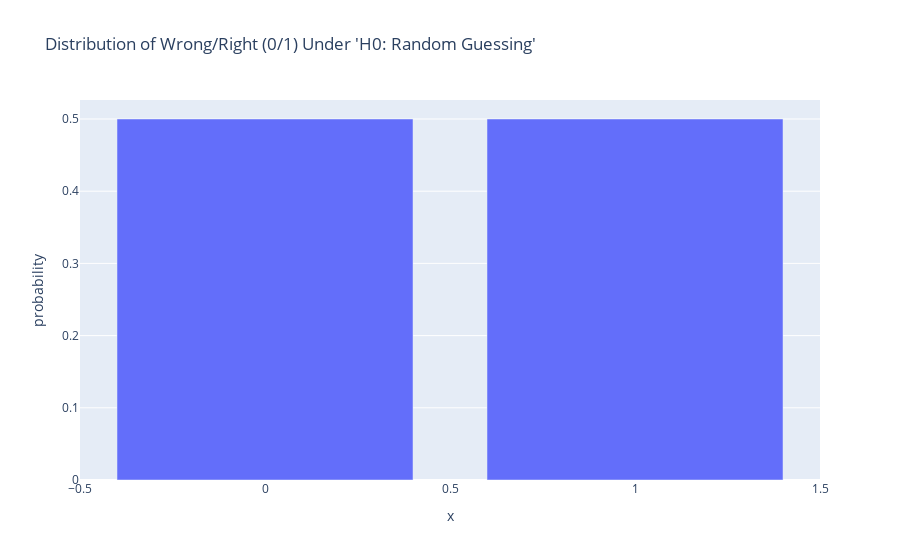

Notebook cell for this chart:
### Code cell
# If the assumption of the null hypothesis that random guessing $p=0.5$ is correct, then 
# then each of the 80 observed answers above is a sample from the following distribution
x=[0,1]; prob=[0.5,0.5]
px.bar(pd.DataFrame({'x':x,'probability':prob}), x='x', y='probability',
       title="Distribution of Wrong/Right (0/1) Under 'H0: Random Guessing'")

### Figure 1 — Plotly figure (JSON) as saved in the notebook; plotly's stock layout.template omitted (floating-point values rounded to 4 significant figures)
{"data": [{"alignmentgroup": "True", "hovertemplate": "x=%{x}<br>probability=%{y}<extra></extra>", "legendgroup": "", "marker": {"color": "#636efa", "pattern": {"shape": ""}}, "name": "", "offsetgroup": "", "orientation": "v", "showlegend": false, "textposition": "auto", "type": "bar", "x": [0, 1], "xaxis": "x", "y": [0.5, 0.5], "yaxis": "y"}], "layout": {"barmode": "relative", "legend": {"tracegroupgap": 0}, "title": {"text": "Distribution of Wrong/Right (0/1) Under 'H0: Random Guessing'"}, "xaxis": {"anchor": "y", "domain": [0, 1], "title": {"text": "x"}}, "yaxis": {"anchor": "x", "domain": [0, 1], "title": {"text": "probability"}}}}
